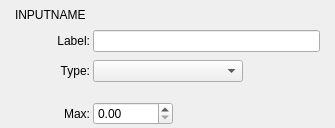
<?xml version="1.0" encoding="UTF-8"?>
<ui version="4.0">
 <class>JSONGUIInputAudio</class>
 <widget class="QWidget" name="JSONGUIInputAudio">
  <property name="geometry">
   <rect>
    <x>0</x>
    <y>0</y>
    <width>335</width>
    <height>128</height>
   </rect>
  </property>
  <property name="windowTitle">
   <string>Form</string>
  </property>
  <layout class="QVBoxLayout" name="verticalLayout">
   <property name="spacing">
    <number>3</number>
   </property>
   <property name="leftMargin">
    <number>3</number>
   </property>
   <property name="topMargin">
    <number>3</number>
   </property>
   <property name="rightMargin">
    <number>3</number>
   </property>
   <property name="bottomMargin">
    <number>3</number>
   </property>
   <item>
    <layout class="QGridLayout" name="gridLayout">
     <item row="0" column="2">
      <widget class="QLabelClickable" name="deleteLabel">
       <property name="sizePolicy">
        <sizepolicy hsizetype="Minimum" vsizetype="Minimum">
         <horstretch>0</horstretch>
         <verstretch>0</verstretch>
        </sizepolicy>
       </property>
       <property name="minimumSize">
        <size>
         <width>24</width>
         <height>24</height>
        </size>
       </property>
       <property name="maximumSize">
        <size>
         <width>24</width>
         <height>24</height>
        </size>
       </property>
       <property name="text">
        <string/>
       </property>
       <property name="pixmap">
        <pixmap resource="../resources.qrc">:/resources/JSONDeleteButtonImage.png</pixmap>
       </property>
       <property name="scaledContents">
        <bool>true</bool>
       </property>
      </widget>
     </item>
     <item row="0" column="1">
      <widget class="QLineEdit" name="inputNameEdit">
       <property name="styleSheet">
        <string notr="true">background: rgba(0,0,0,0); border-radius: 0px;</string>
       </property>
       <property name="text">
        <string>INPUTNAME</string>
       </property>
      </widget>
     </item>
     <item row="0" column="0">
      <widget class="QLabelDrag" name="dragLabel">
       <property name="maximumSize">
        <size>
         <width>24</width>
         <height>24</height>
        </size>
       </property>
       <property name="text">
        <string/>
       </property>
       <property name="pixmap">
        <pixmap resource="../resources.qrc">:/resources/JSONRearrangeButtonImg.png</pixmap>
       </property>
       <property name="scaledContents">
        <bool>true</bool>
       </property>
      </widget>
     </item>
    </layout>
   </item>
   <item>
    <layout class="QFormLayout" name="formLayout">
     <property name="fieldGrowthPolicy">
      <enum>QFormLayout::ExpandingFieldsGrow</enum>
     </property>
     <property name="verticalSpacing">
      <number>8</number>
     </property>
     <property name="leftMargin">
      <number>12</number>
     </property>
     <property name="rightMargin">
      <number>12</number>
     </property>
     <item row="0" column="0">
      <widget class="QLabel" name="label_2">
       <property name="minimumSize">
        <size>
         <width>75</width>
         <height>0</height>
        </size>
       </property>
       <property name="text">
        <string>Label:</string>
       </property>
       <property name="alignment">
        <set>Qt::AlignRight|Qt::AlignTrailing|Qt::AlignVCenter</set>
       </property>
      </widget>
     </item>
     <item row="0" column="1">
      <widget class="QLineEdit" name="labelField"/>
     </item>
     <item row="1" column="0">
      <widget class="QLabel" name="label_3">
       <property name="minimumSize">
        <size>
         <width>75</width>
         <height>0</height>
        </size>
       </property>
       <property name="text">
        <string>Type:</string>
       </property>
       <property name="alignment">
        <set>Qt::AlignRight|Qt::AlignTrailing|Qt::AlignVCenter</set>
       </property>
      </widget>
     </item>
     <item row="1" column="1">
      <widget class="QPassiveWheelComboBox" name="typePUB">
       <property name="sizePolicy">
        <sizepolicy hsizetype="Fixed" vsizetype="Fixed">
         <horstretch>0</horstretch>
         <verstretch>0</verstretch>
        </sizepolicy>
       </property>
       <property name="minimumSize">
        <size>
         <width>150</width>
         <height>0</height>
        </size>
       </property>
      </widget>
     </item>
    </layout>
   </item>
   <item>
    <layout class="QGridLayout" name="gridLayout_2">
     <property name="leftMargin">
      <number>12</number>
     </property>
     <property name="rightMargin">
      <number>12</number>
     </property>
     <item row="0" column="0">
      <widget class="QLabel" name="label_4">
       <property name="sizePolicy">
        <sizepolicy hsizetype="Fixed" vsizetype="Preferred">
         <horstretch>0</horstretch>
         <verstretch>0</verstretch>
        </sizepolicy>
       </property>
       <property name="minimumSize">
        <size>
         <width>75</width>
         <height>0</height>
        </size>
       </property>
       <property name="text">
        <string>Max:</string>
       </property>
       <property name="alignment">
        <set>Qt::AlignRight|Qt::AlignTrailing|Qt::AlignVCenter</set>
       </property>
      </widget>
     </item>
     <item row="0" column="1">
      <widget class="QDoubleSpinBox" name="maxSBox">
       <property name="sizePolicy">
        <sizepolicy hsizetype="Fixed" vsizetype="Fixed">
         <horstretch>0</horstretch>
         <verstretch>0</verstretch>
        </sizepolicy>
       </property>
       <property name="minimumSize">
        <size>
         <width>80</width>
         <height>0</height>
        </size>
       </property>
      </widget>
     </item>
     <item row="0" column="2">
      <spacer name="horizontalSpacer">
       <property name="orientation">
        <enum>Qt::Horizontal</enum>
       </property>
       <property name="sizeHint" stdset="0">
        <size>
         <width>40</width>
         <height>20</height>
        </size>
       </property>
      </spacer>
     </item>
    </layout>
   </item>
  </layout>
 </widget>
 <customwidgets>
  <customwidget>
   <class>QLabelClickable</class>
   <extends>QLabel</extends>
   <header>QLabelClickable.h</header>
  </customwidget>
  <customwidget>
   <class>QLabelDrag</class>
   <extends>QLabel</extends>
   <header>QLabelDrag.h</header>
  </customwidget>
  <customwidget>
   <class>QPassiveWheelComboBox</class>
   <extends>QComboBox</extends>
   <header>QPassiveWheelComboBox.h</header>
  </customwidget>
 </customwidgets>
 <resources>
  <include location="../resources.qrc"/>
 </resources>
 <connections/>
</ui>
